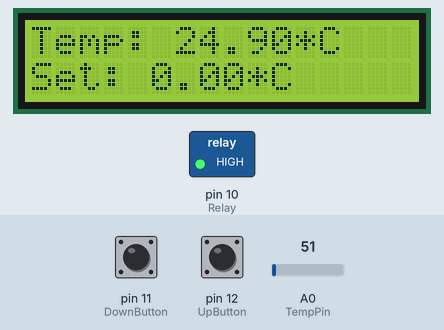
Bench run of a sketch on a simulated Arduino Uno, built with avr-gcc and run on an emulated ATmega328P. On the bench: 16×2 character LCD, switched loads named in the sketch (green lamp = pin HIGH). Inputs (shaded band) come from the test bench; at power-on: A0 (TempPin) = 51, pin 11 (DownButton) HIGH, pin 12 (UpButton) HIGH.

Above: at 1.2 s.
1.3 s: A0 (TempPin) set to 61
At 1.6 s:
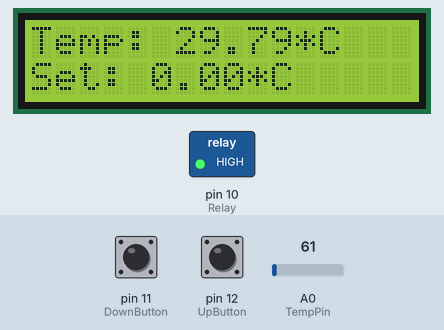
4.3 s: pin 11 (DownButton) pulled LOW for 0.3 s
At 4.8 s:
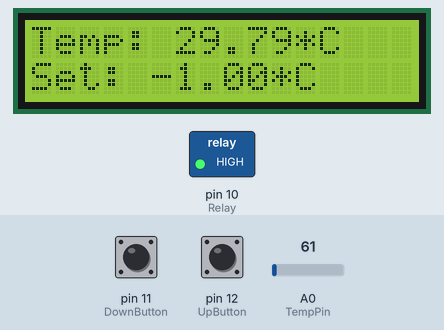
6.1 s: pin 12 (UpButton) pulled LOW for 1 s
At 7.3 s:
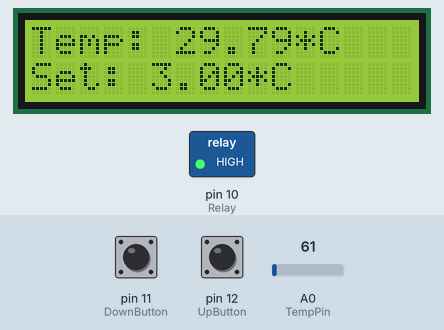
8.6 s: pin 12 (UpButton) pulled LOW for 0.3 s
At 9.1 s:
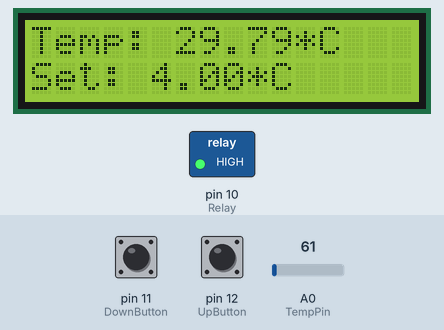
10.4 s: A0 (TempPin) set to 71
At 10.9 s:
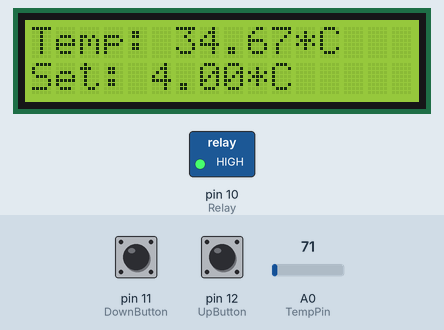
12.0 s: pin 11 (DownButton) pulled LOW for 1 s
At 13.2 s:
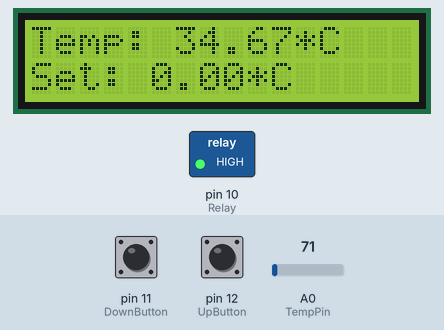
Timing chart, 0 to 15.0 s (numbered marks = the images above; inputs shaded):
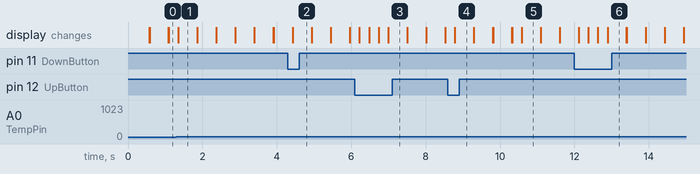

Measured:
- after the input at 1.3 s, the display: changes after 0.05 s (image 1)
- after the input at 4.3 s, the display: first differs from a run without the input after 0.13 s (image 2)
- after the input at 6.1 s, the display: first changes after 0.12 s (image 3 shows a later state)
- after the input at 8.6 s, the display: changes after 0.19 s (image 4)
- after the input at 10.4 s, the display: changes after 0.18 s (image 5)
- after the input at 12.0 s, the display: first differs from a run without the input after 0.12 s (image 6 shows a later state)
- what the display in image 1 shows lasts 0.6 s, from 1.3 s to 1.9 s

The sketch:

Temperature_Controller_Code.ino
```cpp
#include <LiquidCrystal.h>

const int TempPin = 0;

const int rs = 2, en = 3, d4 = 4, d5 = 5, d6 = 6, d7 = 7;

const int UpButton = 12;
const int DownButton = 11;

const int Relay = 10;

float SetPoint = 0.00;

const unsigned long eventInterval = 3000;
unsigned long previousTime = 0;

LiquidCrystal lcd(rs, en, d4, d5, d6, d7);

void setup() {
  lcd.begin(16, 2);
  pinMode(UpButton, INPUT);
  pinMode(DownButton, INPUT);

  digitalWrite(UpButton,HIGH);
  digitalWrite(DownButton,HIGH);

  pinMode(Relay, OUTPUT);

  digitalWrite(Relay, HIGH);
}

void loop()
{
  int val = analogRead(TempPin);
  float Vout = val * (5/1024.0);

  float TempC = Vout * 100;

  unsigned long currentTime = millis();

  if (digitalRead(UpButton) == LOW)
  {
    SetPoint = SetPoint + 1.00;
  }

  if (digitalRead(DownButton) == LOW)
  {
    SetPoint = SetPoint - 1.00;
  }

  lcd.print("Temp: ");
  lcd.print(TempC);
  lcd.print("*C");

  lcd.setCursor(0, 1);

  lcd.print("Set: ");
  lcd.print(SetPoint);
  lcd.print("*C");

  if ((currentTime - previousTime >= eventInterval)) {

    if (SetPoint < TempC && digitalRead(Relay) == LOW)
    {
      digitalWrite(Relay, HIGH);
      delay(300);
    }

    else if (SetPoint >= TempC && digitalRead(Relay) == HIGH)
    {
      digitalWrite(Relay, LOW);
      delay(300);
    }
    previousTime = currentTime;
  }

  delay(250);
  lcd.clear();
  lcd.setCursor(0, 0);

}
```
